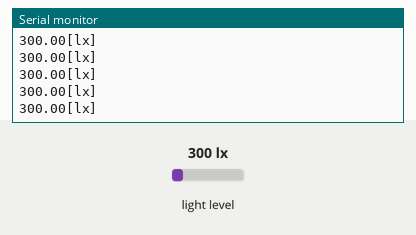
Simulated run of this sketch. Board: Arduino Uno, built with avr-gcc and run on an emulated ATmega328P. Parts: the last lines printed to the serial monitor. Wiring (inferred from the names in the program): BH1750 light sensor at I2C address 0x23. The inputs (shaded band) are chosen by the test bench; at power-on: light level 300 lx.

Above: at 1.2 s.
1.3 s: light level set to 40 lx
At 1.56 s:
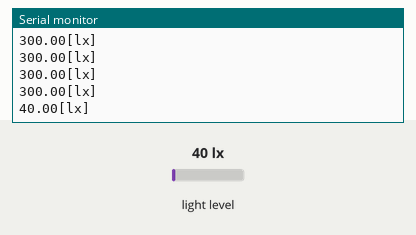
2.8 s: light level set to 500 lx
At 2.97 s:
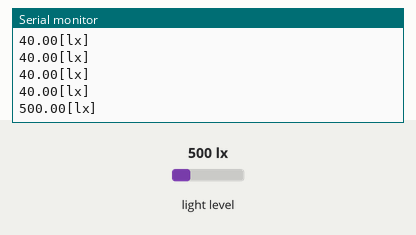
Timing chart, 0 to 5.8 s (numbered marks = the images above; inputs shaded):
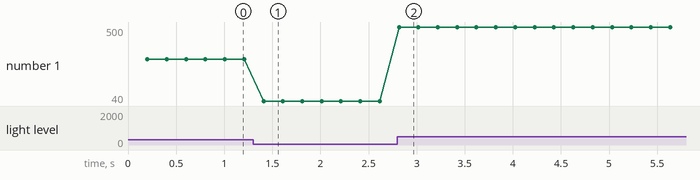

Measured:
- after the input at 1.3 s, the serial monitor: prints a new line after 0.11 s (image 1)
- after the input at 2.8 s, the serial monitor: prints a new line at once (image 2)
- plotted number 1: 300 → 40 after the input at 1.3 s, 40 → 500 after the input at 2.8 s

The sketch:

bh1750.ino
```cpp
/*
 BH1750光照度传感器程序代码
 Version 1.0
 作者:王俊锋泽
 博客：http://www.xn--7tqt52e1pef42b.cn/
 接法:
 VCC-5v
 GND-GND
 SCL-SCL(A5)
 SDA-SDA(A4)
 ADD-GND
 */

/*
Sample code for the BH1750 Light sensor
Version 0.1
website:www.DFRobot.com

Connection:

VCC-5v
GND-GND
SCL-SCL(analog pin 5)
SDA-SDA(analog pin 4)
ADD-NC
*/
#include <Wire.h>
#include <math.h>

int BH1750address = 0x23;//BH1750 I2C地址
byte buff[2];

void setup()
{
  Wire.begin();
  Serial.begin(9600);
}

void loop()
{
    Serial.print( BH1750() );
    Serial.println("[lx]");
}

double BH1750() //BH1750设备操作
{
  int i=0;
  double  val=0;
  //开始I2C读写操作
  Wire.beginTransmission(BH1750address);
  Wire.write(0x10);//1lx reolution 120ms//发送命令
  Wire.endTransmission();

  delay(200);
  //读取数据
  Wire.beginTransmission(BH1750address);
  Wire.requestFrom(BH1750address, 2);
  while(Wire.available()) //
  {
    buff[i] = Wire.read();  // receive one byte
    i++;
  }
  Wire.endTransmission();
  if(2==i)
  {
   val=((buff[0]<<8)|buff[1])/1.2;
  }
  return val;
}
```
